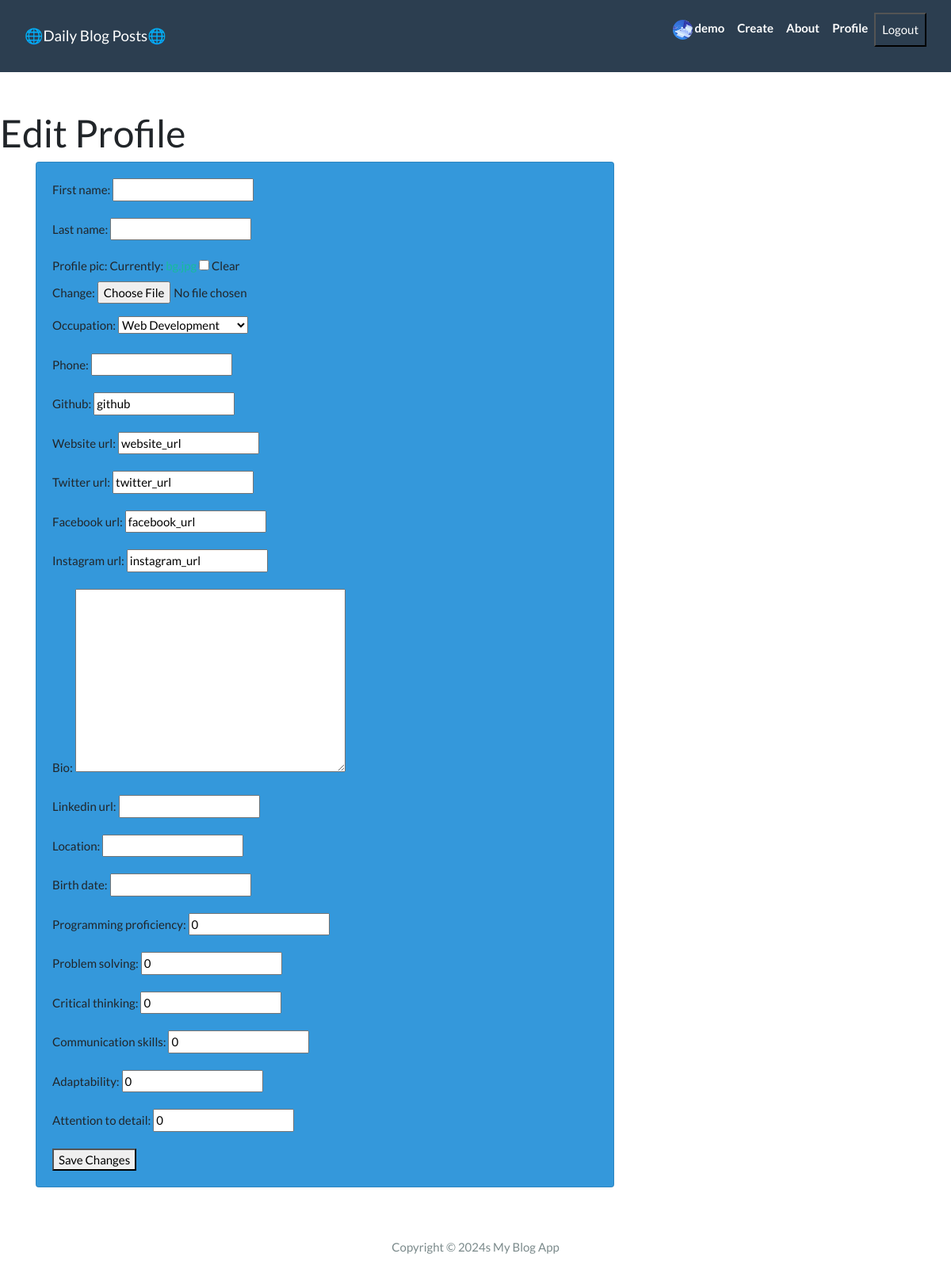
Page /app/edit-profile/ (signed in) on the committed database.
### app/models.py (models this page shows, shortened)
class Profile(models.Model):
    OCCUPATION_CHOICES = [
        ('Web Development', 'Web Development'),
        ('App Development', 'App Development'),
        ('Software Engineering', 'Software Engineering'),
        ('ML Engineer', 'ML Engineer'),
        ('Ethical Hacker', 'Ethical Hacker'),
        ('Blockchain', 'Blockchain'),
        ('Cryptography', 'Cryptography'),
    ]
    user = models.OneToOneField(User, null=True, on_delete=models.CASCADE)
    first_name = models.CharField(max_length=256, blank=False)
    last_name = models.CharField(max_length=256, blank=False)
    profile_pic = models.ImageField(null=True, blank=True,default='images/bg.jpg', upload_to='images/')
    bio = models.TextField()
    linkedin_url = models.URLField(max_length=105, default='')
    location = models.CharField(max_length=30, default='', blank=True)
    birth_date = models.DateField(null=True, default='', blank=True)
    phone = models.IntegerField(null=True,default='', blank=True)  # Allow null values
    github = models.URLField(max_length=256, default='')
    occupation = models.CharField(max_length=256,default='', choices=OCCUPATION_CHOICES)
    website_url = models.URLField(max_length=256, default='')
    instagram_url = models.URLField(max_length=256, default='')
    facebook_url = models.URLField(max_length=256, default='')  # Provide a default value
    twitter_url = models.URLField(max_length=256, default='')
    programming_proficiency = models.PositiveSmallIntegerField(default=0, validators=[MaxValueValidator(100)])
    problem_solving = models.PositiveSmallIntegerField(default=0, validators=[MaxValueValidator(100)])
    critical_thinking = models.PositiveSmallIntegerField(default=0, validators=[MaxValueValidator(100)])
    communication_skills = models.PositiveSmallIntegerField(default=0, validators=[MaxValueValidator(100)])
    adaptability = models.PositiveSmallIntegerField(default=0, validators=[MaxValueValidator(100)])
    attention_to_detail = models.PositiveSmallIntegerField(default=0, validators=[MaxValueValidator(100)])

### app/views.py (the view, shortened to what this page needs)
# urls.py: path('edit-profile/', views.EditProfile.as_view(), name='edit_profile'),
class EditProfile(LoginRequiredMixin, UpdateView):
    model = Profile
    form_class = UserProfileForm
    template_name = 'edit_profile.html'
    success_url = reverse_lazy('profile')
    def get_object(self):
        return self.request.user.profile

### app/context_processors.py (called while the page is built)
def profile_context_processor(request):
    profile = None
    if request.user.is_authenticated:
        try:
            profile = Profile.objects.get(user=request.user)
        except Profile.DoesNotExist:
            pass
    return {'profile': profile}

### templates/edit_profile.html (shortened to what this page needs)
{% extends 'base.html' %}
{% block content %}
<h1>Edit Profile</h1>
<div class="container">
    <div class="main-body">
        <div class="row">
            <div class="col-lg-8">
                <div class="card bg-info" >
                    <div class="card-body">
<form method="post" enctype="multipart/form-data">
  {{ form.as_p }}
  <button type="submit">Save Changes</button>
</form>
                    </div>
                </div>
            </div>
          </div>
          </div>
</div>
{% endblock content %}

### templates/base.html (shortened to what this page needs)
<!DOCTYPE html>
<html>
  {% load static %}
<head>
  <link rel="stylesheet" href="https://stackpath.bootstrapcdn.com/bootswatch/4.5.2/flatly/bootstrap.min.css">
  <link rel="stylesheet" href="https://cdnjs.cloudflare.com/ajax/libs/font-awesome/5.15.4/css/all.min.css">
</head>
<body>
  <nav class="navbar navbar-expand-lg navbar-dark bg-primary" id="mainNav">
    <div class="container-fluid">
      <a class="navbar-brand" href="{% url 'post_list' %}">🌐Daily Blog Posts🌐</a>
      <div class="collapse navbar-collapse" id="navbarResponsive">
        <ul class="navbar-nav ml-auto">
          {% if request.user.is_authenticated %}
          <li class="nav-item text-black">
         <a href="{% url 'edit_profile' %}">     <p class="nav-link text-black font-weight-bold" >
              <img class="rounded-circle  " src='{{ profile.profile_pic.url}}' width="25" height="25">
           {{request.user.username}}</p>
         </a>
        </li>
          <li class="nav-item text-black">
            <a class="nav-link text-black font-weight-bold" href="{% url 'create_post' %}">Create</a>
          </li>
          {% else %}
          <li class="nav-item text-black">
            <a class="nav-link text-black font-weight-bold" href="{% url 'log_in' %}">Login/Register</a>
          </li>
          {% endif %}
          <li class="nav-item text-black">
            <a class="nav-link text-black font-weight-bold" href="#">About</a>
          </li>
          <li class="nav-item text-black">
            <a class="nav-link text-black font-weight-bold" href="{% url 'my_profile' %}">Profile</a>
          </li>
          {% if request.user.is_authenticated %}
          </div>
          <form action="{% url 'logout' %}" method="post">
            <button class="mb-3 px-2 py-2 bg-primary text-white" type="submit">Logout</button>
          </form>
          {% endif %}
      </div>
  </nav>
  <div class="my-5 ">
  {% block content %}{% endblock content %}
</div>
  <footer class="py-3 bg-grey">
    <p class="m-0 text-dark text-center ">Copyright &copy; 2024s My Blog App </p>
  </footer>
</body>
</html>

### rows in the picture
Profile: profile_pic (picture), occupation "Web Development", github "github", website_url "website_url", twitter_url "twitter_url", facebook_url "facebook_url", instagram_url "instagram_url", programming_proficiency "0", problem_solving "0", critical_thinking "0", communication_skills "0", adaptability "0", attention_to_detail "0"

### other values in the picture
{{ request.user.username }} "demo"
